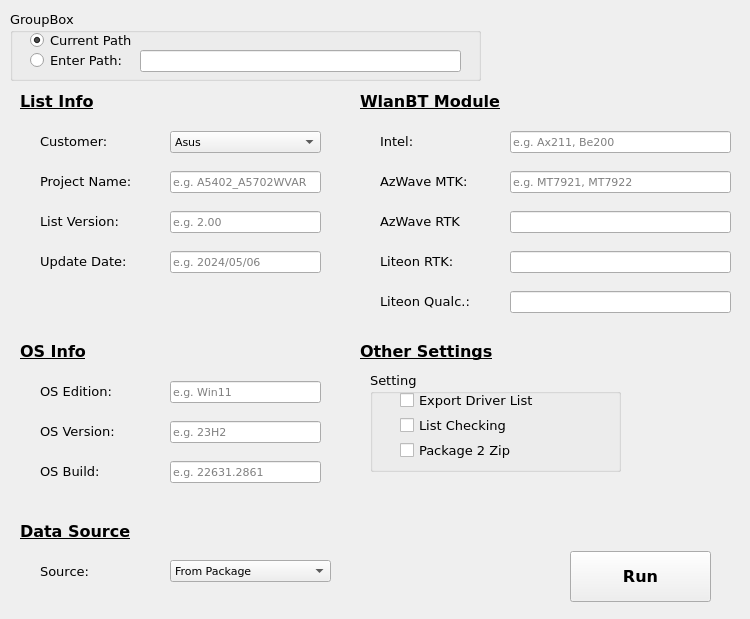
<?xml version="1.0" encoding="UTF-8"?>
<ui version="4.0">
 <class>Form</class>
 <widget class="QWidget" name="Form">
  <property name="geometry">
   <rect>
    <x>0</x>
    <y>0</y>
    <width>750</width>
    <height>619</height>
   </rect>
  </property>
  <property name="windowTitle">
   <string>DL Creator</string>
  </property>
  <widget class="QLabel" name="label">
   <property name="geometry">
    <rect>
     <x>20</x>
     <y>81</y>
     <width>101</width>
     <height>41</height>
    </rect>
   </property>
   <property name="font">
    <font>
     <family>Verdana</family>
     <pointsize>12</pointsize>
     <weight>75</weight>
     <italic>false</italic>
     <bold>true</bold>
     <underline>true</underline>
    </font>
   </property>
   <property name="text">
    <string>List Info</string>
   </property>
  </widget>
  <widget class="QLabel" name="label_2">
   <property name="geometry">
    <rect>
     <x>20</x>
     <y>331</y>
     <width>101</width>
     <height>41</height>
    </rect>
   </property>
   <property name="font">
    <font>
     <family>Verdana</family>
     <pointsize>12</pointsize>
     <weight>75</weight>
     <bold>true</bold>
     <underline>true</underline>
    </font>
   </property>
   <property name="text">
    <string>OS Info</string>
   </property>
  </widget>
  <widget class="QLabel" name="label_3">
   <property name="geometry">
    <rect>
     <x>20</x>
     <y>511</y>
     <width>161</width>
     <height>41</height>
    </rect>
   </property>
   <property name="font">
    <font>
     <family>Verdana</family>
     <pointsize>12</pointsize>
     <weight>75</weight>
     <bold>true</bold>
     <underline>true</underline>
    </font>
   </property>
   <property name="text">
    <string>Data Source</string>
   </property>
  </widget>
  <widget class="QLabel" name="label_4">
   <property name="geometry">
    <rect>
     <x>360</x>
     <y>81</y>
     <width>201</width>
     <height>41</height>
    </rect>
   </property>
   <property name="font">
    <font>
     <family>Verdana</family>
     <pointsize>12</pointsize>
     <weight>75</weight>
     <bold>true</bold>
     <underline>true</underline>
    </font>
   </property>
   <property name="text">
    <string>WlanBT Module</string>
   </property>
  </widget>
  <widget class="QLabel" name="label_5">
   <property name="geometry">
    <rect>
     <x>360</x>
     <y>331</y>
     <width>201</width>
     <height>41</height>
    </rect>
   </property>
   <property name="font">
    <font>
     <family>Verdana</family>
     <pointsize>12</pointsize>
     <weight>75</weight>
     <bold>true</bold>
     <underline>true</underline>
    </font>
   </property>
   <property name="text">
    <string>Other Settings</string>
   </property>
  </widget>
  <widget class="QLabel" name="label_6">
   <property name="geometry">
    <rect>
     <x>40</x>
     <y>121</y>
     <width>101</width>
     <height>41</height>
    </rect>
   </property>
   <property name="font">
    <font>
     <family>Verdana</family>
     <pointsize>10</pointsize>
     <weight>50</weight>
     <italic>false</italic>
     <bold>false</bold>
     <underline>false</underline>
    </font>
   </property>
   <property name="text">
    <string>Customer:</string>
   </property>
  </widget>
  <widget class="QLabel" name="label_7">
   <property name="geometry">
    <rect>
     <x>40</x>
     <y>161</y>
     <width>131</width>
     <height>41</height>
    </rect>
   </property>
   <property name="font">
    <font>
     <family>Verdana</family>
     <pointsize>10</pointsize>
     <weight>50</weight>
     <italic>false</italic>
     <bold>false</bold>
     <underline>false</underline>
    </font>
   </property>
   <property name="text">
    <string>Project Name:</string>
   </property>
  </widget>
  <widget class="QLabel" name="label_8">
   <property name="geometry">
    <rect>
     <x>40</x>
     <y>201</y>
     <width>131</width>
     <height>41</height>
    </rect>
   </property>
   <property name="font">
    <font>
     <family>Verdana</family>
     <pointsize>10</pointsize>
     <weight>50</weight>
     <italic>false</italic>
     <bold>false</bold>
     <underline>false</underline>
    </font>
   </property>
   <property name="text">
    <string>List Version:</string>
   </property>
  </widget>
  <widget class="QLabel" name="label_9">
   <property name="geometry">
    <rect>
     <x>40</x>
     <y>241</y>
     <width>131</width>
     <height>41</height>
    </rect>
   </property>
   <property name="font">
    <font>
     <family>Verdana</family>
     <pointsize>10</pointsize>
     <weight>50</weight>
     <italic>false</italic>
     <bold>false</bold>
     <underline>false</underline>
    </font>
   </property>
   <property name="text">
    <string>Update Date:</string>
   </property>
  </widget>
  <widget class="QLabel" name="label_10">
   <property name="geometry">
    <rect>
     <x>40</x>
     <y>371</y>
     <width>131</width>
     <height>41</height>
    </rect>
   </property>
   <property name="font">
    <font>
     <family>Verdana</family>
     <pointsize>10</pointsize>
     <weight>50</weight>
     <italic>false</italic>
     <bold>false</bold>
     <underline>false</underline>
    </font>
   </property>
   <property name="text">
    <string>OS Edition:</string>
   </property>
  </widget>
  <widget class="QLabel" name="label_11">
   <property name="geometry">
    <rect>
     <x>40</x>
     <y>411</y>
     <width>131</width>
     <height>41</height>
    </rect>
   </property>
   <property name="font">
    <font>
     <family>Verdana</family>
     <pointsize>10</pointsize>
     <weight>50</weight>
     <italic>false</italic>
     <bold>false</bold>
     <underline>false</underline>
    </font>
   </property>
   <property name="text">
    <string>OS Version:</string>
   </property>
  </widget>
  <widget class="QLabel" name="label_12">
   <property name="geometry">
    <rect>
     <x>40</x>
     <y>451</y>
     <width>131</width>
     <height>41</height>
    </rect>
   </property>
   <property name="font">
    <font>
     <family>Verdana</family>
     <pointsize>10</pointsize>
     <weight>50</weight>
     <italic>false</italic>
     <bold>false</bold>
     <underline>false</underline>
    </font>
   </property>
   <property name="text">
    <string>OS Build:</string>
   </property>
  </widget>
  <widget class="QLabel" name="label_13">
   <property name="geometry">
    <rect>
     <x>40</x>
     <y>551</y>
     <width>131</width>
     <height>41</height>
    </rect>
   </property>
   <property name="font">
    <font>
     <family>Verdana</family>
     <pointsize>10</pointsize>
     <weight>50</weight>
     <italic>false</italic>
     <bold>false</bold>
     <underline>false</underline>
    </font>
   </property>
   <property name="text">
    <string>Source:</string>
   </property>
  </widget>
  <widget class="QLabel" name="label_14">
   <property name="geometry">
    <rect>
     <x>380</x>
     <y>121</y>
     <width>101</width>
     <height>41</height>
    </rect>
   </property>
   <property name="font">
    <font>
     <family>Verdana</family>
     <pointsize>10</pointsize>
     <weight>50</weight>
     <italic>false</italic>
     <bold>false</bold>
     <underline>false</underline>
    </font>
   </property>
   <property name="text">
    <string>Intel:</string>
   </property>
  </widget>
  <widget class="QLabel" name="label_15">
   <property name="geometry">
    <rect>
     <x>380</x>
     <y>161</y>
     <width>131</width>
     <height>41</height>
    </rect>
   </property>
   <property name="font">
    <font>
     <family>Verdana</family>
     <pointsize>10</pointsize>
     <weight>50</weight>
     <italic>false</italic>
     <bold>false</bold>
     <underline>false</underline>
    </font>
   </property>
   <property name="text">
    <string>AzWave MTK:</string>
   </property>
  </widget>
  <widget class="QLabel" name="label_16">
   <property name="geometry">
    <rect>
     <x>380</x>
     <y>201</y>
     <width>131</width>
     <height>41</height>
    </rect>
   </property>
   <property name="font">
    <font>
     <family>Verdana</family>
     <pointsize>10</pointsize>
     <weight>50</weight>
     <italic>false</italic>
     <bold>false</bold>
     <underline>false</underline>
    </font>
   </property>
   <property name="text">
    <string>AzWave RTK</string>
   </property>
  </widget>
  <widget class="QLabel" name="label_17">
   <property name="geometry">
    <rect>
     <x>380</x>
     <y>241</y>
     <width>101</width>
     <height>41</height>
    </rect>
   </property>
   <property name="font">
    <font>
     <family>Verdana</family>
     <pointsize>10</pointsize>
     <weight>50</weight>
     <italic>false</italic>
     <bold>false</bold>
     <underline>false</underline>
    </font>
   </property>
   <property name="text">
    <string>Liteon RTK:</string>
   </property>
  </widget>
  <widget class="QLabel" name="label_18">
   <property name="geometry">
    <rect>
     <x>380</x>
     <y>281</y>
     <width>141</width>
     <height>41</height>
    </rect>
   </property>
   <property name="font">
    <font>
     <family>Verdana</family>
     <pointsize>10</pointsize>
     <weight>50</weight>
     <italic>false</italic>
     <bold>false</bold>
     <underline>false</underline>
    </font>
   </property>
   <property name="text">
    <string>Liteon Qualc.:</string>
   </property>
  </widget>
  <widget class="QComboBox" name="customer_comboBox">
   <property name="geometry">
    <rect>
     <x>170</x>
     <y>131</y>
     <width>151</width>
     <height>22</height>
    </rect>
   </property>
   <property name="font">
    <font>
     <family>Verdana</family>
     <pointsize>8</pointsize>
    </font>
   </property>
   <item>
    <property name="text">
     <string>Asus</string>
    </property>
   </item>
   <item>
    <property name="text">
     <string>Gigabyte</string>
    </property>
   </item>
  </widget>
  <widget class="QLineEdit" name="projectName_lineEdit">
   <property name="geometry">
    <rect>
     <x>170</x>
     <y>171</y>
     <width>151</width>
     <height>22</height>
    </rect>
   </property>
   <property name="font">
    <font>
     <family>Verdana</family>
     <pointsize>8</pointsize>
    </font>
   </property>
   <property name="placeholderText">
    <string>e.g. A5402_A5702WVAR</string>
   </property>
  </widget>
  <widget class="QLineEdit" name="listVersion_lineEdit">
   <property name="geometry">
    <rect>
     <x>170</x>
     <y>211</y>
     <width>151</width>
     <height>22</height>
    </rect>
   </property>
   <property name="font">
    <font>
     <family>Verdana</family>
     <pointsize>8</pointsize>
    </font>
   </property>
   <property name="placeholderText">
    <string>e.g. 2.00</string>
   </property>
  </widget>
  <widget class="QLineEdit" name="updateDate_lineEdit">
   <property name="geometry">
    <rect>
     <x>170</x>
     <y>251</y>
     <width>151</width>
     <height>22</height>
    </rect>
   </property>
   <property name="font">
    <font>
     <family>Verdana</family>
     <pointsize>8</pointsize>
    </font>
   </property>
   <property name="placeholderText">
    <string>e.g. 2024/05/06</string>
   </property>
  </widget>
  <widget class="QLineEdit" name="osEdition_lineEdit">
   <property name="geometry">
    <rect>
     <x>170</x>
     <y>381</y>
     <width>151</width>
     <height>22</height>
    </rect>
   </property>
   <property name="font">
    <font>
     <family>Verdana</family>
     <pointsize>8</pointsize>
    </font>
   </property>
   <property name="placeholderText">
    <string>e.g. Win11</string>
   </property>
  </widget>
  <widget class="QLineEdit" name="osVersion_lineEdit">
   <property name="geometry">
    <rect>
     <x>170</x>
     <y>421</y>
     <width>151</width>
     <height>22</height>
    </rect>
   </property>
   <property name="font">
    <font>
     <family>Verdana</family>
     <pointsize>8</pointsize>
    </font>
   </property>
   <property name="placeholderText">
    <string>e.g. 23H2</string>
   </property>
  </widget>
  <widget class="QLineEdit" name="osBuild_lineEdit">
   <property name="geometry">
    <rect>
     <x>170</x>
     <y>461</y>
     <width>151</width>
     <height>22</height>
    </rect>
   </property>
   <property name="font">
    <font>
     <family>Verdana</family>
     <pointsize>8</pointsize>
    </font>
   </property>
   <property name="placeholderText">
    <string>e.g. 22631.2861</string>
   </property>
  </widget>
  <widget class="QComboBox" name="comboBox_2">
   <property name="geometry">
    <rect>
     <x>170</x>
     <y>560</y>
     <width>161</width>
     <height>22</height>
    </rect>
   </property>
   <property name="font">
    <font>
     <family>Verdana</family>
     <pointsize>8</pointsize>
    </font>
   </property>
   <item>
    <property name="text">
     <string>From Package</string>
    </property>
   </item>
   <item>
    <property name="text">
     <string>From System</string>
    </property>
   </item>
  </widget>
  <widget class="QLineEdit" name="wlanbt_intel_lineEdit">
   <property name="geometry">
    <rect>
     <x>510</x>
     <y>131</y>
     <width>221</width>
     <height>22</height>
    </rect>
   </property>
   <property name="font">
    <font>
     <family>Verdana</family>
     <pointsize>8</pointsize>
    </font>
   </property>
   <property name="placeholderText">
    <string>e.g. Ax211, Be200</string>
   </property>
  </widget>
  <widget class="QLineEdit" name="wlanbt_AzwaveMTK_lineEdit">
   <property name="geometry">
    <rect>
     <x>510</x>
     <y>171</y>
     <width>221</width>
     <height>22</height>
    </rect>
   </property>
   <property name="font">
    <font>
     <family>Verdana</family>
     <pointsize>8</pointsize>
    </font>
   </property>
   <property name="placeholderText">
    <string>e.g. MT7921, MT7922</string>
   </property>
  </widget>
  <widget class="QLineEdit" name="wlanbt_AzwaveRTK_lineEdit">
   <property name="geometry">
    <rect>
     <x>510</x>
     <y>211</y>
     <width>221</width>
     <height>22</height>
    </rect>
   </property>
   <property name="font">
    <font>
     <family>Verdana</family>
     <pointsize>8</pointsize>
    </font>
   </property>
  </widget>
  <widget class="QLineEdit" name="wlanbt_liteonRTK_lineEdit">
   <property name="geometry">
    <rect>
     <x>510</x>
     <y>251</y>
     <width>221</width>
     <height>22</height>
    </rect>
   </property>
   <property name="font">
    <font>
     <family>Verdana</family>
     <pointsize>8</pointsize>
    </font>
   </property>
  </widget>
  <widget class="QLineEdit" name="wlanbt_liteonQualc_lineEdit">
   <property name="geometry">
    <rect>
     <x>510</x>
     <y>291</y>
     <width>221</width>
     <height>22</height>
    </rect>
   </property>
   <property name="font">
    <font>
     <family>Verdana</family>
     <pointsize>8</pointsize>
    </font>
   </property>
  </widget>
  <widget class="QPushButton" name="run_pushButton">
   <property name="geometry">
    <rect>
     <x>570</x>
     <y>551</y>
     <width>141</width>
     <height>51</height>
    </rect>
   </property>
   <property name="font">
    <font>
     <family>Verdana</family>
     <pointsize>12</pointsize>
     <weight>75</weight>
     <bold>true</bold>
    </font>
   </property>
   <property name="text">
    <string>Run</string>
   </property>
  </widget>
  <widget class="QGroupBox" name="groupBox_1">
   <property name="geometry">
    <rect>
     <x>370</x>
     <y>371</y>
     <width>251</width>
     <height>101</height>
    </rect>
   </property>
   <property name="font">
    <font>
     <family>Verdana</family>
     <pointsize>10</pointsize>
    </font>
   </property>
   <property name="title">
    <string>Setting</string>
   </property>
   <widget class="QCheckBox" name="exportDriverList_checkBox">
    <property name="geometry">
     <rect>
      <x>30</x>
      <y>20</y>
      <width>201</width>
      <height>19</height>
     </rect>
    </property>
    <property name="font">
     <font>
      <family>Verdana</family>
      <pointsize>10</pointsize>
     </font>
    </property>
    <property name="text">
     <string>Export Driver List</string>
    </property>
   </widget>
   <widget class="QCheckBox" name="listChecking_checkBox">
    <property name="geometry">
     <rect>
      <x>30</x>
      <y>45</y>
      <width>201</width>
      <height>19</height>
     </rect>
    </property>
    <property name="font">
     <font>
      <family>Verdana</family>
      <pointsize>10</pointsize>
     </font>
    </property>
    <property name="text">
     <string>List Checking</string>
    </property>
   </widget>
   <widget class="QCheckBox" name="package2zip_checkBox">
    <property name="geometry">
     <rect>
      <x>30</x>
      <y>70</y>
      <width>191</width>
      <height>19</height>
     </rect>
    </property>
    <property name="font">
     <font>
      <family>Verdana</family>
      <pointsize>10</pointsize>
     </font>
    </property>
    <property name="text">
     <string>Package 2 Zip</string>
    </property>
   </widget>
  </widget>
  <widget class="QGroupBox" name="path_groupBox">
   <property name="geometry">
    <rect>
     <x>10</x>
     <y>10</y>
     <width>471</width>
     <height>71</height>
    </rect>
   </property>
   <property name="font">
    <font>
     <family>Verdana</family>
     <pointsize>10</pointsize>
    </font>
   </property>
   <property name="title">
    <string>GroupBox</string>
   </property>
   <widget class="QRadioButton" name="radio_current_path">
    <property name="geometry">
     <rect>
      <x>20</x>
      <y>20</y>
      <width>121</width>
      <height>21</height>
     </rect>
    </property>
    <property name="font">
     <font>
      <family>Verdana</family>
      <pointsize>10</pointsize>
     </font>
    </property>
    <property name="text">
     <string>Current Path</string>
    </property>
    <property name="checked">
     <bool>true</bool>
    </property>
   </widget>
   <widget class="QRadioButton" name="radio_enter_path">
    <property name="geometry">
     <rect>
      <x>20</x>
      <y>40</y>
      <width>121</width>
      <height>21</height>
     </rect>
    </property>
    <property name="font">
     <font>
      <family>Verdana</family>
      <pointsize>10</pointsize>
     </font>
    </property>
    <property name="text">
     <string>Enter Path:</string>
    </property>
    <property name="checked">
     <bool>false</bool>
    </property>
   </widget>
   <widget class="QLineEdit" name="enter_path_lineEdit">
    <property name="geometry">
     <rect>
      <x>130</x>
      <y>40</y>
      <width>321</width>
      <height>22</height>
     </rect>
    </property>
    <property name="font">
     <font>
      <family>Verdana</family>
      <pointsize>8</pointsize>
     </font>
    </property>
   </widget>
  </widget>
 </widget>
 <resources/>
 <connections/>
</ui>
